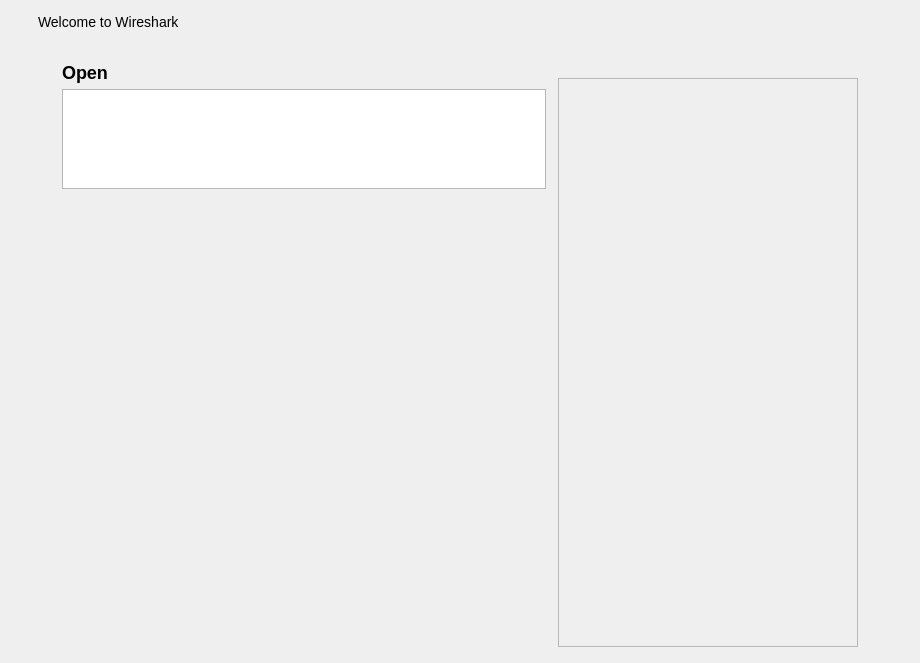
<?xml version="1.0" encoding="UTF-8"?>
<ui version="4.0">
 <class>WelcomePage</class>
 <widget class="QWidget" name="WelcomePage">
  <property name="geometry">
   <rect>
    <x>0</x>
    <y>0</y>
    <width>920</width>
    <height>663</height>
   </rect>
  </property>
  <property name="windowTitle">
   <string>Form</string>
  </property>
  <layout class="QVBoxLayout" name="pageLayout">
   <property name="spacing">
    <number>0</number>
   </property>

   <property name="leftMargin">
    <number>38</number>
   </property>
   <property name="topMargin">
    <number>12</number>
   </property>
   <property name="rightMargin">
    <number>38</number>
   </property>
   <property name="bottomMargin">
    <number>0</number>
   </property>
   <item>
    <layout class="QVBoxLayout" name="titleSectionLayout">
     <item>
      <layout class="QHBoxLayout" name="titleSectionRowLayout">
       <item>
        <widget class="QLabel" name="titleSectionBannerLabel">
         <property name="text">
          <string>&lt;html&gt;&lt;head/&gt;&lt;body&gt;&lt;p&gt;&lt;span style=&quot; font-size:large;&quot;&gt;Welcome to Wireshark&lt;/span&gt;&lt;/p&gt;&lt;/body&gt;&lt;/html&gt;</string>
         </property>
        </widget>
       </item>
       <item>
        <spacer name="titleSectionBannerSpacer">
         <property name="orientation">
          <enum>Qt::Orientation::Horizontal</enum>
         </property>
         <property name="sizeHint" stdset="0">
          <size>
           <width>40</width>
           <height>20</height>
          </size>
         </property>
        </spacer>
       </item>
       <item>
        <widget class="QLabel" name="titleSectionFlavorLabel">
         <property name="alignment">
          <set>Qt::AlignmentFlag::AlignRight|Qt::AlignmentFlag::AlignTrailing|Qt::AlignmentFlag::AlignVCenter</set>
         </property>
        </widget>
       </item>
      </layout>
     </item>
     <item>
      <widget class="QLabel" name="titleSectionVersionLabel">
       <property name="text">
        <string/>
       </property>
      </widget>
     </item>
    </layout>
   </item>
   <item>
    <layout class="QHBoxLayout" name="contentAreaLayout">
     <property name="spacing">
      <number>12</number>
     </property>
     <property name="leftMargin">
      <number>24</number>
     </property>
     <property name="topMargin">
      <number>16</number>
     </property>
     <property name="rightMargin">
      <number>24</number>
     </property>
     <property name="bottomMargin">
      <number>16</number>
     </property>
     <item>
      <widget class="QWidget" name="mainContentContainer" native="true">
       <property name="sizePolicy">
        <sizepolicy hsizetype="Expanding" vsizetype="Preferred">
         <horstretch>1</horstretch>
         <verstretch>0</verstretch>
        </sizepolicy>
       </property>
       <property name="minimumSize">
        <size>
         <width>400</width>
         <height>0</height>
        </size>
       </property>
       <layout class="QVBoxLayout" name="mainContentLayout">
        <property name="leftMargin">
         <number>0</number>
        </property>
        <property name="topMargin">
         <number>0</number>
        </property>
        <property name="rightMargin">
         <number>0</number>
        </property>
        <property name="bottomMargin">
         <number>0</number>
        </property>
        <item>
         <layout class="QVBoxLayout" name="openFileSectionLayout">
          <item>
           <widget class="ClickableLabel" name="openFileSectionLabel">
            <property name="sizePolicy">
             <sizepolicy hsizetype="Fixed" vsizetype="Preferred">
              <horstretch>0</horstretch>
              <verstretch>0</verstretch>
             </sizepolicy>
            </property>
            <property name="toolTip">
             <string>&lt;html&gt;&lt;head/&gt;&lt;body&gt;&lt;p&gt;Open a file on your file system&lt;/p&gt;&lt;/body&gt;&lt;/html&gt;</string>
            </property>
            <property name="accessibleName">
             <string>Open</string>
            </property>
            <property name="accessibleDescription">
             <string>List of recently opened files. Files that can no longer be found on disk are shown in italics.</string>
            </property>
            <property name="text">
             <string>&lt;h2&gt;Open&lt;/h2&gt;</string>
            </property>
           </widget>
          </item>
          <item>
           <widget class="QListView" name="openFileSectionRecentList">
            <property name="sizePolicy">
             <sizepolicy hsizetype="Expanding" vsizetype="Ignored">
              <horstretch>0</horstretch>
              <verstretch>1</verstretch>
             </sizepolicy>
            </property>
            <property name="minimumSize">
             <size>
              <width>0</width>
              <height>100</height>
             </size>
            </property>
            <property name="accessibleName">
             <string>Recent capture files</string>
            </property>
            <property name="accessibleDescription">
             <string>Capture files that have been opened previously</string>
            </property>
            <property name="horizontalScrollBarPolicy">
             <enum>Qt::ScrollBarPolicy::ScrollBarAlwaysOff</enum>
            </property>
           </widget>
          </item>
         </layout>
        </item>
        <item>
         <widget class="CaptureCardWidget" name="captureSectionCard">
          <property name="sizePolicy">
           <sizepolicy hsizetype="Preferred" vsizetype="MinimumExpanding">
            <horstretch>0</horstretch>
            <verstretch>0</verstretch>
           </sizepolicy>
          </property>
          <property name="frameShape">
           <enum>QFrame::Shape::NoFrame</enum>
          </property>
         </widget>
        </item>
       </layout>
      </widget>
     </item>
     <item>
      <widget class="QWidget" name="sidebarContainer" native="true">
       <property name="sizePolicy">
        <sizepolicy hsizetype="Fixed" vsizetype="Preferred">
         <horstretch>0</horstretch>
         <verstretch>0</verstretch>
        </sizepolicy>
       </property>
       <property name="minimumSize">
        <size>
         <width>300</width>
         <height>0</height>
        </size>
       </property>
       <property name="maximumSize">
        <size>
         <width>300</width>
         <height>16777215</height>
        </size>
       </property>
       <layout class="QVBoxLayout" name="sidebarLayout">
        <property name="spacing">
         <number>16</number>
        </property>
        <property name="leftMargin">
         <number>0</number>
        </property>
        <property name="topMargin">
         <number>0</number>
        </property>
        <property name="rightMargin">
         <number>0</number>
        </property>
        <property name="bottomMargin">
         <number>0</number>
        </property>
        <item>
         <widget class="InfoBannerWidget" name="tipsSectionCard">
          <property name="sizePolicy">
           <sizepolicy hsizetype="Fixed" vsizetype="Fixed">
            <horstretch>0</horstretch>
            <verstretch>0</verstretch>
           </sizepolicy>
          </property>
          <property name="accessibleName">
           <string>Tips and announcements</string>
          </property>
          <property name="accessibleDescription">
           <string>Rotating tips, sponsor acknowledgements, and announcements for Wireshark and Stratoshark conferences.</string>
          </property>
          <property name="frameShape">
           <enum>QFrame::Shape::NoFrame</enum>
          </property>
         </widget>
        </item>
        <item>
         <widget class="LearnCardWidget" name="learnSectionCard">
          <property name="sizePolicy">
           <sizepolicy hsizetype="Preferred" vsizetype="MinimumExpanding">
            <horstretch>0</horstretch>
            <verstretch>1</verstretch>
           </sizepolicy>
          </property>
          <property name="accessibleName">
           <string>Learn</string>
          </property>
          <property name="accessibleDescription">
           <string>Links to documentation, wiki, and community resources.</string>
          </property>
          <property name="frameShape">
           <enum>QFrame::Shape::StyledPanel</enum>
          </property>
         </widget>
        </item>
        <item>
         <spacer name="sidebarSpacer">
          <property name="orientation">
           <enum>Qt::Orientation::Vertical</enum>
          </property>
          <property name="sizeHint" stdset="0">
           <size>
            <width>0</width>
            <height>0</height>
           </size>
          </property>
         </spacer>
        </item>
       </layout>
      </widget>
     </item>
    </layout>
   </item>
  </layout>
 </widget>
 <customwidgets>
  <customwidget>
   <class>InfoBannerWidget</class>
   <extends>QFrame</extends>
   <header>widgets/info_banner_widget.h</header>
   <container>1</container>
  </customwidget>
  <customwidget>
   <class>CaptureCardWidget</class>
   <extends>QFrame</extends>
   <header>widgets/capture_card_widget.h</header>
   <container>1</container>
  </customwidget>
  <customwidget>
   <class>ClickableLabel</class>
   <extends>QLabel</extends>
   <header>widgets/clickable_label.h</header>
  </customwidget>
  <customwidget>
   <class>LearnCardWidget</class>
   <extends>QFrame</extends>
   <header>widgets/learn_card_widget.h</header>
   <container>1</container>
  </customwidget>
 </customwidgets>
 <resources/>
 <connections/>
</ui>
